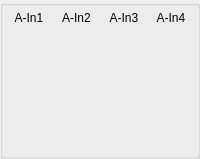
    <widget class="QGroupBox" name="groupBox">
     <property name="title">
      <string/>
     </property>
     <layout class="QGridLayout" name="gridLayout_4">
      <property name="leftMargin">
       <number>5</number>
      </property>
      <property name="topMargin">
       <number>5</number>
      </property>
      <property name="rightMargin">
       <number>5</number>
      </property>
      <property name="bottomMargin">
       <number>5</number>
      </property>
      <property name="spacing">
       <number>5</number>
      </property>
      <item row="1" column="0" alignment="Qt::AlignLeft">
       <widget class="VolumeWidget" name="Meter_In_1" native="true">
        <property name="minimumSize">
         <size>
          <width>33</width>
          <height>121</height>
         </size>
        </property>
        <property name="MaxValue" stdset="0">
         <number>0</number>
        </property>
        <property name="MinValue" stdset="0">
         <number>-100</number>
        </property>
        <property name="SingleTrack" stdset="0">
         <bool>true</bool>
        </property>
        <property name="ScaleLabel" stdset="0">
         <bool>true</bool>
        </property>
       </widget>
      </item>
      <item row="1" column="2" alignment="Qt::AlignLeft">
       <widget class="VolumeWidget" name="Meter_In_3" native="true">
        <property name="minimumSize">
         <size>
          <width>33</width>
          <height>121</height>
         </size>
        </property>
        <property name="MaxValue" stdset="0">
         <number>0</number>
        </property>
        <property name="MinValue" stdset="0">
         <number>-100</number>
        </property>
        <property name="SingleTrack" stdset="0">
         <bool>true</bool>
        </property>
        <property name="ScaleLabel" stdset="0">
         <bool>true</bool>
        </property>
       </widget>
      </item>
      <item row="0" column="1">
       <widget class="QLabel" name="label_28">
        <property name="lineWidth">
         <number>1</number>
        </property>
        <property name="text">
         <string>A-In2</string>
        </property>
        <property name="alignment">
         <set>Qt::AlignCenter</set>
        </property>
       </widget>
      </item>
      <item row="0" column="0">
       <widget class="QLabel" name="label_29">
        <property name="lineWidth">
         <number>1</number>
        </property>
        <property name="text">
         <string>A-In1</string>
        </property>
        <property name="alignment">
         <set>Qt::AlignCenter</set>
        </property>
       </widget>
      </item>
      <item row="0" column="3">
       <widget class="QLabel" name="label_34">
        <property name="lineWidth">
         <number>1</number>
        </property>
        <property name="text">
         <string>A-In4</string>
        </property>
        <property name="alignment">
         <set>Qt::AlignCenter</set>
        </property>
       </widget>
      </item>
      <item row="1" column="1" alignment="Qt::AlignLeft">
       <widget class="VolumeWidget" name="Meter_In_2" native="true">
        <property name="minimumSize">
         <size>
          <width>33</width>
          <height>121</height>
         </size>
        </property>
        <property name="MaxValue" stdset="0">
         <number>0</number>
        </property>
        <property name="MinValue" stdset="0">
         <number>-100</number>
        </property>
        <property name="SingleTrack" stdset="0">
         <bool>true</bool>
        </property>
        <property name="ScaleLabel" stdset="0">
         <bool>true</bool>
        </property>
       </widget>
      </item>
      <item row="1" column="3" alignment="Qt::AlignLeft">
       <widget class="VolumeWidget" name="Meter_In_4" native="true">
        <property name="minimumSize">
         <size>
          <width>33</width>
          <height>121</height>
         </size>
        </property>
        <property name="MaxValue" stdset="0">
         <number>0</number>
        </property>
        <property name="MinValue" stdset="0">
         <number>-100</number>
        </property>
        <property name="SingleTrack" stdset="0">
         <bool>true</bool>
        </property>
        <property name="ScaleLabel" stdset="0">
         <bool>true</bool>
        </property>
       </widget>
      </item>
      <item row="0" column="2">
       <widget class="QLabel" name="label_33">
        <property name="lineWidth">
         <number>1</number>
        </property>
        <property name="text">
         <string>A-In3</string>
        </property>
        <property name="alignment">
         <set>Qt::AlignCenter</set>
        </property>
       </widget>
      </item>
     </layout>
    </widget>
